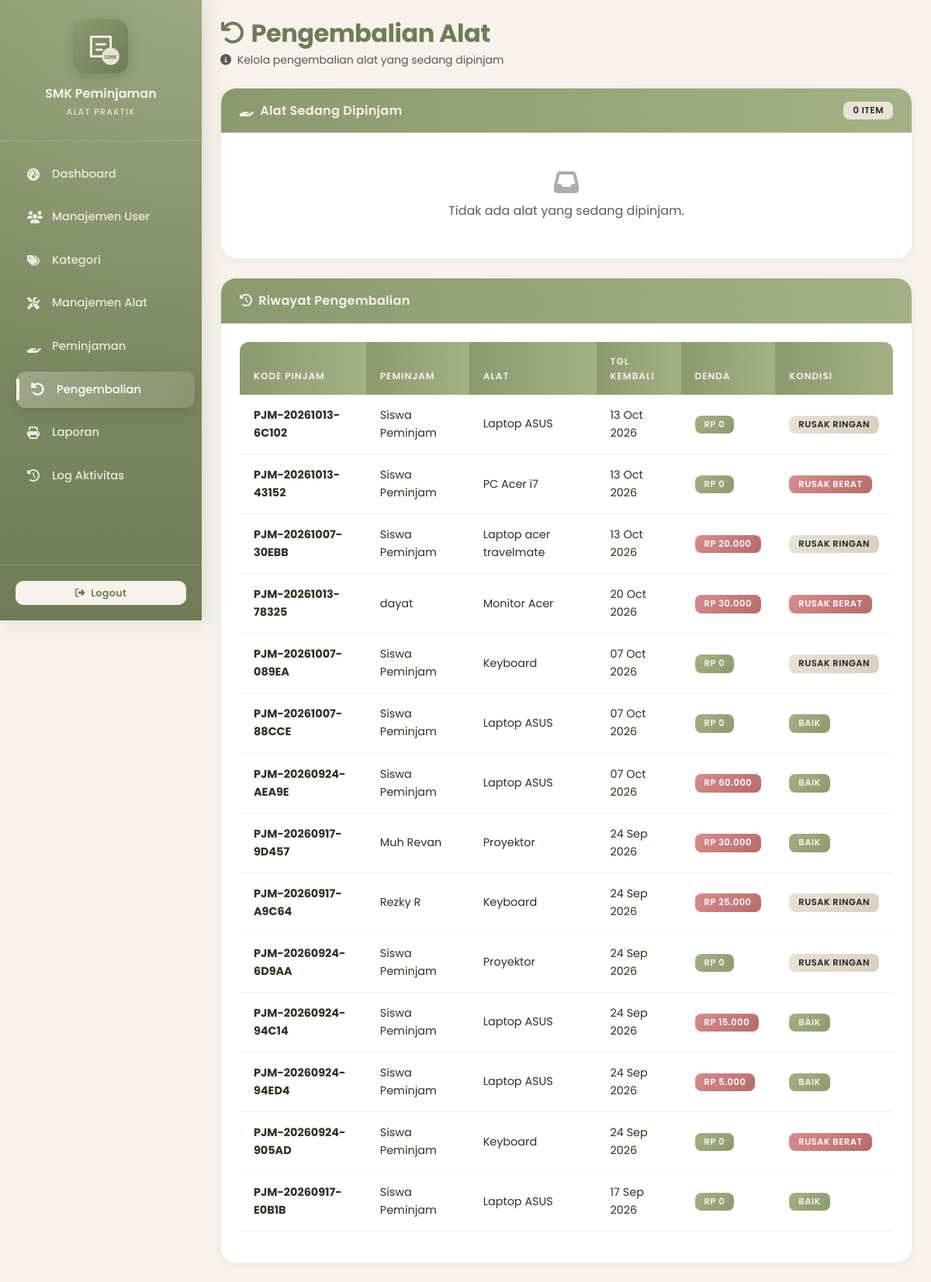
The app's page /pages/pengembalian.php (signed in) with its own data.
### tables this page shows
CREATE TABLE `pengembalian` (
  `id` int NOT NULL,
  `id_peminjaman` int NOT NULL,
  `tanggal_kembali` date NOT NULL,
  `denda` decimal(10,2) DEFAULT '0.00',
  `kondisi_alat` enum('baik','rusak ringan','rusak berat') DEFAULT 'baik',
  `id_petugas` int DEFAULT NULL,
  `keterangan` text,
  `created_at` timestamp NULL DEFAULT CURRENT_TIMESTAMP
);

CREATE TABLE `peminjaman` (
  `id` int NOT NULL,
  `kode_pinjam` varchar(20) NOT NULL,
  `id_user` int NOT NULL,
  `id_alat` int NOT NULL,
  `jumlah` int NOT NULL,
  `tanggal_pinjam` date NOT NULL,
  `tanggal_kembali_rencana` date NOT NULL,
  `foto_peminjaman` varchar(255) DEFAULT NULL,
  `tanggal_kembali_actual` date DEFAULT NULL,
  `status` enum('menunggu','disetujui','dipinjam','dikembalikan','ditolak') DEFAULT 'menunggu',
  `id_petugas` int DEFAULT NULL,
  `alasan_ditolak` text,
  `denda` decimal(10,2) DEFAULT '0.00',
  `keterangan` text,
  `created_at` timestamp NULL DEFAULT CURRENT_TIMESTAMP
);

CREATE TABLE `users` (
  `id` int NOT NULL,
  `username` varchar(50) NOT NULL,
  `password` varchar(255) NOT NULL,
  `nama_lengkap` varchar(100) NOT NULL,
  `role` enum('admin','petugas','peminjam') NOT NULL,
  `email` varchar(100) DEFAULT NULL,
  `no_telp` varchar(15) DEFAULT NULL,
  `alamat` text,
  `status` enum('aktif','nonaktif') DEFAULT 'aktif',
  `created_at` timestamp NULL DEFAULT CURRENT_TIMESTAMP
);

CREATE TABLE `alat` (
  `id` int NOT NULL,
  `kode_alat` varchar(20) NOT NULL,
  `nama_alat` varchar(100) NOT NULL,
  `id_kategori` int DEFAULT NULL,
  `stok` int NOT NULL DEFAULT '0',
  `stok_tersedia` int NOT NULL DEFAULT '0',
  `stok_rusak_ringan` int NOT NULL DEFAULT '0',
  `stok_rusak_berat` int NOT NULL DEFAULT '0',
  `kondisi` enum('baik','rusak ringan','rusak berat') DEFAULT 'baik',
  `merk` varchar(100) DEFAULT NULL,
  `nomor_seri` varchar(150) DEFAULT NULL,
  `tahun_perolehan` year DEFAULT NULL,
  `lokasi` varchar(150) DEFAULT NULL,
  `spesifikasi` text,
  `foto_alat` varchar(255) DEFAULT NULL,
  `keterangan` text,
  `gambar` varchar(255) DEFAULT NULL
);

### includes/auth.php (called while the page is built, shortened)
<?php
function isLoggedIn() {
    return isset($_SESSION['user_id']);
}
function hasRole($roles) {
    if (is_array($roles)) {
        return in_array($_SESSION['role'], $roles);
    }
    return $_SESSION['role'] === $roles;
}
?>

### includes/functions.php (called while the page is built, shortened)
<?php
function formatRupiah($angka) {
    return 'Rp ' . number_format($angka, 0, ',', '.');
}
?>

### pages/pengembalian.php (the view, shortened to what this page needs)
<?php
require_once '../includes/auth.php';
require_once '../includes/functions.php';
$peminjaman = [];
try {
    $stmt = $pdo->query("SELECT p.*, a.nama_alat, a.kode_alat,
                                a.stok_tersedia, a.stok_rusak_ringan, a.stok_rusak_berat,
                                u.nama_lengkap
                         FROM peminjaman p
                         JOIN alat a ON p.id_alat = a.id
                         JOIN users u ON p.id_user = u.id
                         WHERE p.status = 'dipinjam'
                         ORDER BY p.id DESC");
    $peminjaman = $stmt->fetchAll();
} catch (Exception $e) {}
$riwayat = [];
try {
    $stmt = $pdo->query("SELECT pg.*, p.kode_pinjam, a.nama_alat, u.nama_lengkap
                         FROM pengembalian pg
                         JOIN peminjaman p ON pg.id_peminjaman = p.id
                         JOIN alat a ON p.id_alat = a.id
                         JOIN users u ON p.id_user = u.id
                         ORDER BY pg.id DESC LIMIT 50");
    $riwayat = $stmt->fetchAll();
} catch (Exception $e) {}
require_once '../includes/header.php';
require_once '../includes/sidebar.php';
?>
<div class="content p-4">
    <div class="d-flex justify-content-between align-items-center mb-4 fade-in-up">
        <div>
            <h2 class="fw-bold mb-1">
                <i class="fas fa-undo me-2"></i>Pengembalian Alat
            </h2>
            <p class="text-muted mb-0 small">
                <i class="fas fa-info-circle me-1"></i>
                Kelola pengembalian alat yang sedang dipinjam
            </p>
        </div>
    </div>
    <?php if (hasRole(['admin', 'petugas'])): ?>
        <div class="card mb-4 fade-in-up delay-1">
            <div class="card-header d-flex justify-content-between align-items-center">
                <span><i class="fas fa-hand-holding me-2"></i>Alat Sedang Dipinjam</span>
                <span class="badge bg-light text-dark"><?= count($peminjaman) ?> item</span>
            </div>
            <div class="card-body">
                <?php if (empty($peminjaman)): ?>
                    <p class="text-muted text-center py-4 mb-0">
                        <i class="fas fa-inbox fa-2x d-block mb-2 opacity-50"></i>
                        Tidak ada alat yang sedang dipinjam.
                    </p>
                <?php endif; ?>
            </div>
        </div>
    <?php endif; ?>
    <div class="card fade-in-up delay-2">
        <div class="card-header"><i class="fas fa-history me-2"></i>Riwayat Pengembalian</div>
        <div class="card-body">
            <?php if (empty($riwayat)): ?>
                <p class="text-muted text-center py-4 mb-0">
                    <i class="fas fa-inbox fa-2x d-block mb-2 opacity-50"></i>
                    Belum ada riwayat pengembalian.
                </p>
            <?php else: ?>
                <div class="table-responsive">
                    <table class="table table-hover">
                        <thead>
                            <tr>
                                <th>Kode Pinjam</th>
                                <th>Peminjam</th>
                                <th>Alat</th>
                                <th>Tgl Kembali</th>
                                <th>Denda</th>
                                <th>Kondisi</th>
                            </tr>
                        </thead>
                        <tbody>
                            <?php foreach ($riwayat as $r): ?>
                                <tr>
                                    <td><strong><?= htmlspecialchars($r['kode_pinjam']) ?></strong></td>
                                    <td><?= htmlspecialchars($r['nama_lengkap']) ?></td>
                                    <td><?= htmlspecialchars($r['nama_alat']) ?></td>
                                    <td><?= date('d M Y', strtotime($r['tanggal_kembali'])) ?></td>
                                    <td>
                                        <?php if ($r['denda'] > 0): ?>
                                            <span class="badge bg-danger"><?= formatRupiah($r['denda']) ?></span>
                                        <?php else: ?>
                                            <span class="badge bg-success">Rp 0</span>
                                        <?php endif; ?>
                                    </td>
                                    <td>
                                        <span class="badge bg-<?= $r['kondisi_alat'] === 'baik' ? 'success' : ($r['kondisi_alat'] === 'rusak ringan' ? 'warning text-dark' : 'danger') ?>">
                                            <?= htmlspecialchars($r['kondisi_alat']) ?>
                                        </span>
                                    </td>
                                </tr>
                            <?php endforeach; ?>
                        </tbody>
                    </table>
                </div>
            <?php endif; ?>
        </div>
    </div>
</div>
<?php require_once '../includes/footer.php'; ?>

### assets/css/style.css (style rules this page uses)
:root { --primary: #8B9A6E; --primary-dark: #6f7d57; --primary-soft: #a3b184; --bg: #F7F2EB; --beige: #EAE2D6; --grey: #EEEEEE; --white: #FFFFFF; --text: #2c3322; --text-muted: #7a8073; --border: #EAE2D6; --shadow-sm: 0 2px 8px rgba(139, 154, 110, 0.10); --shadow-md: 0 8px 20px rgba(139, 154, 110, 0.18); --shadow-lg: 0 16px 40px rgba(139, 154, 110, 0.25); --transition: all 0.35s cubic-bezier(0.4, 0, 0.2, 1); --transition-bounce: all 0.4s cubic-bezier(0.34, 1.56, 0.64, 1); }
* { margin: 0; padding: 0; box-sizing: border-box; }
html, body { min-height: 100%; }
body { font-family: 'Poppins', sans-serif; background-color: var(--bg); color: var(--text); overflow-x: hidden; line-height: 1.6; }
.content { margin-left: 260px; background-color: var(--bg); padding: 30px; min-height: 100vh; animation: fadeIn 0.5s ease; }
.content h2 { color: var(--primary-dark); font-weight: 700; letter-spacing: -0.5px; }
.card { border: 1px solid var(--grey); border-radius: 20px; background: var(--white); box-shadow: var(--shadow-sm); transition: var(--transition); overflow: hidden; position: relative; }
.card-header { background: linear-gradient(90deg, var(--primary) 0%, var(--primary-soft) 100%) !important; color: var(--bg) !important; font-weight: 600; border: none; padding: 16px 24px; letter-spacing: 0.3px; }
.card-body { padding: 24px; }
.table { border-collapse: separate; border-spacing: 0; width: 100%; }
.table thead th { background: linear-gradient(90deg, var(--primary) 0%, var(--primary-soft) 100%); color: var(--bg); font-weight: 600; text-transform: uppercase; font-size: 0.75rem; letter-spacing: 1px; padding: 15px 18px; border: none; position: sticky; top: 0; z-index: 10; }
.table thead th:first-child { border-radius: 12px 0 0 0; }
.table thead th:last-child { border-radius: 0 12px 0 0; }
.table tbody tr { transition: var(--transition); background: var(--white); border-bottom: 1px solid var(--grey); }
.table tbody td { padding: 15px 18px; vertical-align: middle; color: var(--text); font-size: 0.9rem; }
.badge { padding: 6px 12px; border-radius: 8px; font-weight: 600; font-size: 0.72rem; letter-spacing: 0.5px; text-transform: uppercase; }
.badge.bg-light { background: var(--beige) !important; color: var(--primary-dark); }
.badge.bg-success { background: linear-gradient(135deg, var(--primary-soft), var(--primary)) !important; color: var(--bg); }
.badge.bg-warning { background: linear-gradient(135deg, var(--beige), #d9cfbd) !important; color: var(--primary-dark); }
.badge.bg-danger { background: linear-gradient(135deg, #d98c8c, #b86a6a) !important; color: var(--white); }
.fade-in-up { animation: fadeInUp 0.6s ease forwards; opacity: 0; }
.delay-1 { animation-delay: 0.1s; }
.delay-2 { animation-delay: 0.2s; }
@media screen and (min-width: 769px) { .content, #wrapper > .content { margin-left: 260px; width: auto; max-width: none; } }

### records on screen
pengembalian: id_peminjaman.kode_pinjam "PJM-20261013-6C102", users.nama_lengkap "Siswa Peminjam", alat.nama_alat "Laptop ASUS", tanggal_kembali "13 Oct 2026", denda "RP 0", kondisi_alat "RUSAK RINGAN"
pengembalian: id_peminjaman.kode_pinjam "PJM-20261013-43152", users.nama_lengkap "Siswa Peminjam", alat.nama_alat "PC Acer i7", tanggal_kembali "13 Oct 2026", denda "RP 0", kondisi_alat "RUSAK BERAT"
pengembalian: id_peminjaman.kode_pinjam "PJM-20261007-30EBB", users.nama_lengkap "Siswa Peminjam", alat.nama_alat "Laptop acer travelmate", tanggal_kembali "13 Oct 2026", denda "RP 20.000", kondisi_alat "RUSAK RINGAN"
pengembalian: id_peminjaman.kode_pinjam "PJM-20261013-78325", users.nama_lengkap "dayat", alat.nama_alat "Monitor Acer", tanggal_kembali "20 Oct 2026", denda "RP 30.000", kondisi_alat "RUSAK BERAT"
pengembalian: id_peminjaman.kode_pinjam "PJM-20261007-089EA", users.nama_lengkap "Siswa Peminjam", alat.nama_alat "Keyboard", tanggal_kembali "07 Oct 2026", denda "RP 0", kondisi_alat "RUSAK RINGAN"
pengembalian: id_peminjaman.kode_pinjam "PJM-20261007-88CCE", users.nama_lengkap "Siswa Peminjam", alat.nama_alat "Laptop ASUS", tanggal_kembali "07 Oct 2026", denda "RP 0", kondisi_alat "BAIK"
pengembalian: id_peminjaman.kode_pinjam "PJM-20260924-AEA9E", users.nama_lengkap "Siswa Peminjam", alat.nama_alat "Laptop ASUS", tanggal_kembali "07 Oct 2026", denda "RP 60.000", kondisi_alat "BAIK"
pengembalian: id_peminjaman.kode_pinjam "PJM-20260917-9D457", users.nama_lengkap "Muh Revan", alat.nama_alat "Proyektor", tanggal_kembali "24 Sep 2026", denda "RP 30.000", kondisi_alat "BAIK"
pengembalian: id_peminjaman.kode_pinjam "PJM-20260917-A9C64", users.nama_lengkap "Rezky R", alat.nama_alat "Keyboard", tanggal_kembali "24 Sep 2026", denda "RP 25.000", kondisi_alat "RUSAK RINGAN"
pengembalian: id_peminjaman.kode_pinjam "PJM-20260924-6D9AA", users.nama_lengkap "Siswa Peminjam", alat.nama_alat "Proyektor", tanggal_kembali "24 Sep 2026", denda "RP 0", kondisi_alat "RUSAK RINGAN"
pengembalian: id_peminjaman.kode_pinjam "PJM-20260924-94C14", users.nama_lengkap "Siswa Peminjam", alat.nama_alat "Laptop ASUS", tanggal_kembali "24 Sep 2026", denda "RP 15.000", kondisi_alat "BAIK"
pengembalian: id_peminjaman.kode_pinjam "PJM-20260924-94ED4", users.nama_lengkap "Siswa Peminjam", alat.nama_alat "Laptop ASUS", tanggal_kembali "24 Sep 2026", denda "RP 5.000", kondisi_alat "BAIK"
pengembalian: id_peminjaman.kode_pinjam "PJM-20260924-905AD", users.nama_lengkap "Siswa Peminjam", alat.nama_alat "Keyboard", tanggal_kembali "24 Sep 2026", denda "RP 0", kondisi_alat "RUSAK BERAT"
pengembalian: id_peminjaman.kode_pinjam "PJM-20260917-E0B1B", users.nama_lengkap "Siswa Peminjam", alat.nama_alat "Laptop ASUS", tanggal_kembali "17 Sep 2026", denda "RP 0", kondisi_alat "BAIK"

### other values on screen
count($peminjaman) "0"
